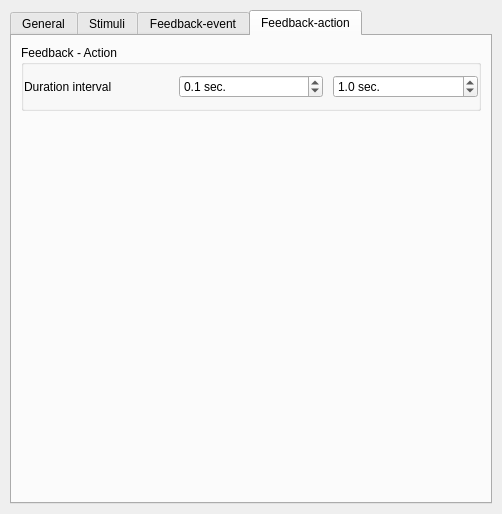
<?xml version="1.0" encoding="UTF-8"?>
<ui version="4.0">
 <class>CTConfWallRight</class>
 <widget class="QWidget" name="CTConfWallRight">
  <property name="geometry">
   <rect>
    <x>0</x>
    <y>0</y>
    <width>502</width>
    <height>514</height>
   </rect>
  </property>
  <property name="sizePolicy">
   <sizepolicy hsizetype="MinimumExpanding" vsizetype="Preferred">
    <horstretch>0</horstretch>
    <verstretch>0</verstretch>
   </sizepolicy>
  </property>
  <property name="minimumSize">
   <size>
    <width>500</width>
    <height>0</height>
   </size>
  </property>
  <property name="windowTitle">
   <string/>
  </property>
  <layout class="QVBoxLayout" name="qvb_main_layout">
   <property name="spacing">
    <number>20</number>
   </property>
   <property name="margin">
    <number>10</number>
   </property>
   <item>
    <widget class="QTabWidget" name="tabWidget">
     <property name="currentIndex">
      <number>3</number>
     </property>
     <widget class="QWidget" name="tabGeneral">
      <attribute name="title">
       <string>General</string>
      </attribute>
      <layout class="QVBoxLayout" name="verticalLayout">
       <item>
        <widget class="QGroupBox" name="qgb_comment">
         <property name="title">
          <string>Comment</string>
         </property>
         <property name="flat">
          <bool>true</bool>
         </property>
         <layout class="QGridLayout" name="qgl_comment_layout">
          <property name="leftMargin">
           <number>0</number>
          </property>
          <property name="topMargin">
           <number>10</number>
          </property>
          <property name="rightMargin">
           <number>0</number>
          </property>
          <property name="bottomMargin">
           <number>10</number>
          </property>
          <property name="horizontalSpacing">
           <number>10</number>
          </property>
          <property name="verticalSpacing">
           <number>5</number>
          </property>
          <item row="0" column="0">
           <widget class="QPlainTextEdit" name="qte_comment">
            <property name="sizePolicy">
             <sizepolicy hsizetype="Expanding" vsizetype="Fixed">
              <horstretch>0</horstretch>
              <verstretch>0</verstretch>
             </sizepolicy>
            </property>
            <property name="minimumSize">
             <size>
              <width>0</width>
              <height>50</height>
             </size>
            </property>
            <property name="maximumSize">
             <size>
              <width>16777215</width>
              <height>50</height>
             </size>
            </property>
            <property name="horizontalScrollBarPolicy">
             <enum>Qt::ScrollBarAlwaysOff</enum>
            </property>
           </widget>
          </item>
         </layout>
        </widget>
       </item>
       <item>
        <widget class="QGroupBox" name="qgb_runtime">
         <property name="title">
          <string>Runtime</string>
         </property>
         <property name="flat">
          <bool>true</bool>
         </property>
         <layout class="QGridLayout" name="qgl_runtime_layout">
          <property name="leftMargin">
           <number>0</number>
          </property>
          <property name="topMargin">
           <number>10</number>
          </property>
          <property name="rightMargin">
           <number>0</number>
          </property>
          <property name="bottomMargin">
           <number>10</number>
          </property>
          <property name="horizontalSpacing">
           <number>10</number>
          </property>
          <property name="verticalSpacing">
           <number>5</number>
          </property>
          <item row="0" column="2">
           <widget class="QLabel" name="qlb_block_repetitions">
            <property name="text">
             <string>Block repetitions</string>
            </property>
           </widget>
          </item>
          <item row="0" column="1">
           <widget class="CTDoubleSpinBox" name="qsb_block_duration">
            <property name="readOnly">
             <bool>true</bool>
            </property>
            <property name="buttonSymbols">
             <enum>QAbstractSpinBox::NoButtons</enum>
            </property>
            <property name="suffix">
             <string> sec.</string>
            </property>
            <property name="decimals">
             <number>1</number>
            </property>
            <property name="minimum">
             <double>0.000000000000000</double>
            </property>
            <property name="maximum">
             <double>300.000000000000000</double>
            </property>
            <property name="singleStep">
             <double>0.100000000000000</double>
            </property>
            <property name="value">
             <double>0.000000000000000</double>
            </property>
           </widget>
          </item>
          <item row="0" column="0">
           <widget class="QLabel" name="qlb_block_duration">
            <property name="text">
             <string>Block duration</string>
            </property>
           </widget>
          </item>
          <item row="0" column="3">
           <widget class="CTSpinBox" name="qsb_block_repetitions">
            <property name="suffix">
             <string> x</string>
            </property>
            <property name="minimum">
             <number>1</number>
            </property>
            <property name="maximum">
             <number>100</number>
            </property>
           </widget>
          </item>
          <item row="1" column="0">
           <widget class="QLabel" name="qlb_pause">
            <property name="text">
             <string>Pause</string>
            </property>
           </widget>
          </item>
          <item row="1" column="1">
           <widget class="CTDoubleSpinBox" name="qsb_pause">
            <property name="suffix">
             <string> sec.</string>
            </property>
            <property name="decimals">
             <number>1</number>
            </property>
            <property name="singleStep">
             <double>0.100000000000000</double>
            </property>
           </widget>
          </item>
         </layout>
        </widget>
       </item>
       <item>
        <spacer name="verticalSpacer">
         <property name="orientation">
          <enum>Qt::Vertical</enum>
         </property>
         <property name="sizeHint" stdset="0">
          <size>
           <width>20</width>
           <height>40</height>
          </size>
         </property>
        </spacer>
       </item>
      </layout>
     </widget>
     <widget class="QWidget" name="tabStimuli">
      <attribute name="title">
       <string>Stimuli</string>
      </attribute>
      <layout class="QVBoxLayout" name="verticalLayout_2">
       <item>
        <widget class="QGroupBox" name="qgb_stimuli">
         <property name="title">
          <string>Stimuli</string>
         </property>
         <property name="flat">
          <bool>true</bool>
         </property>
         <layout class="QVBoxLayout" name="qvb_stimuli_layout">
          <property name="spacing">
           <number>10</number>
          </property>
          <property name="leftMargin">
           <number>0</number>
          </property>
          <property name="topMargin">
           <number>10</number>
          </property>
          <property name="rightMargin">
           <number>0</number>
          </property>
          <property name="bottomMargin">
           <number>10</number>
          </property>
         </layout>
        </widget>
       </item>
       <item>
        <spacer name="verticalSpacer_2">
         <property name="orientation">
          <enum>Qt::Vertical</enum>
         </property>
         <property name="sizeHint" stdset="0">
          <size>
           <width>20</width>
           <height>40</height>
          </size>
         </property>
        </spacer>
       </item>
      </layout>
     </widget>
     <widget class="QWidget" name="tab">
      <attribute name="title">
       <string>Feedback-event</string>
      </attribute>
      <layout class="QVBoxLayout" name="verticalLayout_3">
       <item>
        <widget class="QGroupBox" name="qgb_events">
         <property name="title">
          <string>Feedback - Event/Condition</string>
         </property>
         <property name="flat">
          <bool>true</bool>
         </property>
         <layout class="QGridLayout" name="gridLayout_2">
          <item row="0" column="0" colspan="2">
           <widget class="QRadioButton" name="qrb_null_event">
            <property name="text">
             <string>Do not process feedback</string>
            </property>
            <property name="checked">
             <bool>true</bool>
            </property>
           </widget>
          </item>
          <item row="1" column="0">
           <spacer name="qv_spacer">
            <property name="orientation">
             <enum>Qt::Vertical</enum>
            </property>
            <property name="sizeType">
             <enum>QSizePolicy::Fixed</enum>
            </property>
            <property name="sizeHint" stdset="0">
             <size>
              <width>5</width>
              <height>10</height>
             </size>
            </property>
           </spacer>
          </item>
          <item row="2" column="0">
           <widget class="QRadioButton" name="qrb_position_event">
            <property name="text">
             <string>Position</string>
            </property>
           </widget>
          </item>
          <item row="2" column="1">
           <widget class="QLabel" name="qlb_position">
            <property name="text">
             <string>If infant reaches</string>
            </property>
           </widget>
          </item>
          <item row="2" column="4">
           <widget class="QLabel" name="qlb_position_add">
            <property name="text">
             <string>position</string>
            </property>
           </widget>
          </item>
          <item row="3" column="0">
           <widget class="QRadioButton" name="qrb_button_pressed_event">
            <property name="text">
             <string>Button</string>
            </property>
           </widget>
          </item>
          <item row="3" column="1">
           <widget class="QLabel" name="qlb_button">
            <property name="text">
             <string>If infant presses</string>
            </property>
           </widget>
          </item>
          <item row="4" column="0">
           <widget class="QRadioButton" name="qrb_body_event">
            <property name="text">
             <string>Body</string>
            </property>
           </widget>
          </item>
          <item row="4" column="1">
           <widget class="QLabel" name="qlb_body">
            <property name="text">
             <string>If body moves</string>
            </property>
           </widget>
          </item>
          <item row="5" column="0">
           <widget class="QRadioButton" name="qrb_head_event">
            <property name="text">
             <string>Head</string>
            </property>
           </widget>
          </item>
          <item row="5" column="1">
           <widget class="QLabel" name="qlb_head">
            <property name="text">
             <string>If head moves</string>
            </property>
           </widget>
          </item>
          <item row="5" column="2">
           <widget class="QComboBox" name="qcb_head">
            <property name="enabled">
             <bool>false</bool>
            </property>
            <item>
             <property name="text">
              <string>right to left</string>
             </property>
            </item>
            <item>
             <property name="text">
              <string>left to right</string>
             </property>
            </item>
           </widget>
          </item>
          <item row="4" column="2">
           <widget class="QComboBox" name="qcb_body">
            <property name="enabled">
             <bool>false</bool>
            </property>
            <item>
             <property name="text">
              <string>right to left</string>
             </property>
            </item>
            <item>
             <property name="text">
              <string>left to right</string>
             </property>
            </item>
           </widget>
          </item>
          <item row="3" column="2">
           <widget class="QComboBox" name="qcb_button">
            <property name="enabled">
             <bool>false</bool>
            </property>
            <item>
             <property name="text">
              <string>Button #1</string>
             </property>
            </item>
            <item>
             <property name="text">
              <string>Button #2</string>
             </property>
            </item>
            <item>
             <property name="text">
              <string>Button #3</string>
             </property>
            </item>
            <item>
             <property name="text">
              <string>Button #4</string>
             </property>
            </item>
            <item>
             <property name="text">
              <string>all</string>
             </property>
            </item>
           </widget>
          </item>
          <item row="2" column="2">
           <widget class="QComboBox" name="qcb_position">
            <property name="enabled">
             <bool>false</bool>
            </property>
           </widget>
          </item>
         </layout>
        </widget>
       </item>
       <item>
        <spacer name="verticalSpacer_3">
         <property name="orientation">
          <enum>Qt::Vertical</enum>
         </property>
         <property name="sizeHint" stdset="0">
          <size>
           <width>20</width>
           <height>40</height>
          </size>
         </property>
        </spacer>
       </item>
      </layout>
     </widget>
     <widget class="QWidget" name="tabFeedbackAction">
      <attribute name="title">
       <string>Feedback-action</string>
      </attribute>
      <layout class="QVBoxLayout" name="verticalLayout_4">
       <item>
        <widget class="QGroupBox" name="qgb_actions">
         <property name="title">
          <string>Feedback - Action</string>
         </property>
         <property name="flat">
          <bool>true</bool>
         </property>
         <layout class="QVBoxLayout" name="qvb_actions_layout">
          <property name="spacing">
           <number>10</number>
          </property>
          <property name="leftMargin">
           <number>0</number>
          </property>
          <property name="topMargin">
           <number>10</number>
          </property>
          <property name="rightMargin">
           <number>0</number>
          </property>
          <property name="bottomMargin">
           <number>10</number>
          </property>
          <item>
           <layout class="QGridLayout" name="gridLayout">
            <item row="0" column="0">
             <widget class="QLabel" name="label">
              <property name="text">
               <string>Duration interval</string>
              </property>
             </widget>
            </item>
            <item row="0" column="1">
             <widget class="CTDoubleSpinBox" name="qsb_duration_min">
              <property name="enabled">
               <bool>true</bool>
              </property>
              <property name="suffix">
               <string> sec.</string>
              </property>
              <property name="decimals">
               <number>1</number>
              </property>
              <property name="maximum">
               <double>1.000000000000000</double>
              </property>
              <property name="singleStep">
               <double>0.100000000000000</double>
              </property>
              <property name="value">
               <double>0.100000000000000</double>
              </property>
             </widget>
            </item>
            <item row="0" column="2">
             <widget class="CTDoubleSpinBox" name="qsb_duration_max">
              <property name="enabled">
               <bool>true</bool>
              </property>
              <property name="suffix">
               <string> sec.</string>
              </property>
              <property name="decimals">
               <number>1</number>
              </property>
              <property name="singleStep">
               <double>0.100000000000000</double>
              </property>
              <property name="value">
               <double>1.000000000000000</double>
              </property>
             </widget>
            </item>
           </layout>
          </item>
         </layout>
        </widget>
       </item>
       <item>
        <spacer name="verticalSpacer_4">
         <property name="orientation">
          <enum>Qt::Vertical</enum>
         </property>
         <property name="sizeHint" stdset="0">
          <size>
           <width>20</width>
           <height>40</height>
          </size>
         </property>
        </spacer>
       </item>
      </layout>
     </widget>
    </widget>
   </item>
  </layout>
 </widget>
 <customwidgets>
  <customwidget>
   <class>CTSpinBox</class>
   <extends>QSpinBox</extends>
   <header>Scenario_Designer/ct_customwidgets.h</header>
  </customwidget>
  <customwidget>
   <class>CTDoubleSpinBox</class>
   <extends>QDoubleSpinBox</extends>
   <header location="global">Scenario_Designer/ct_customwidgets.h</header>
  </customwidget>
 </customwidgets>
 <resources/>
 <connections/>
</ui>
